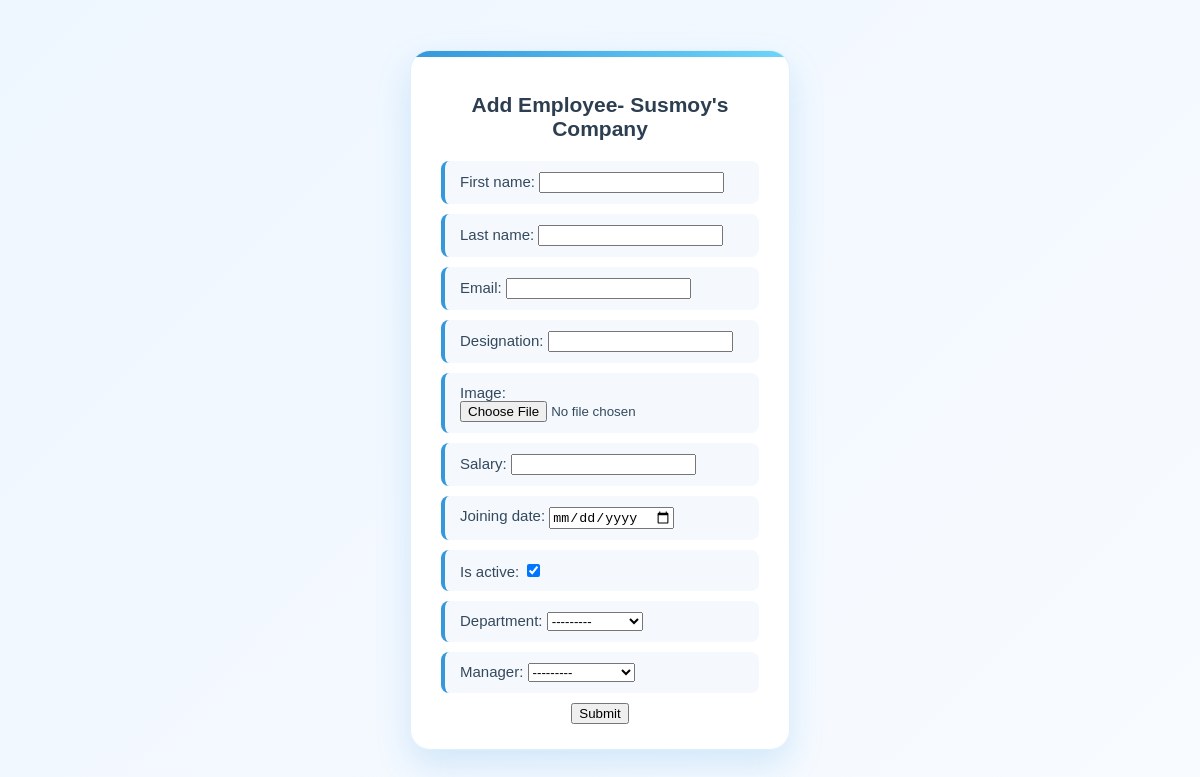
The app's page /employee/add/ with its own data.
### employees/models.py (models this page shows, shortened)
class Employee(models.Model):
    first_name = models.CharField(max_length=50)
    last_name = models.CharField(max_length=50)
    email = models.CharField(unique=True)
    designation = models.CharField(max_length=50)
    image = models.ImageField(upload_to='emp_images', default='images.jpg')
    salary = models.IntegerField()
    joining_date = models.DateField()
    is_active = models.BooleanField(default=True)
    department = models.ForeignKey(Department, on_delete = models.SET_NULL, blank=True, null = True)
    manager = models.ForeignKey("self", on_delete = models.SET_NULL, blank=True, null = True)
    def __str__(self):
        return f"{self.first_name} {self.last_name}"

### employees/views.py (the view, shortened to what this page needs)
# urls.py: path('add/', views.add_employee, name='add_employee'),
def add_employee(request):
    form = EmployeeForm()
    context = {
        'form' : form,
    }
    return render(request, 'add_employee.html', context)

### employees/forms.py
class EmployeeForm(forms.ModelForm):
    class Meta:
        model = Employee
        fields = '__all__'
        widgets = {
            'joining_date': forms.DateInput(attrs = {'type' : 'date'})
        }

### employees/models.py (called while the page is built)
    def __str__(self):
        return f"{self.name} - {self.location}"

### templates/add_employee.html (shortened to what this page needs)
{% load static %}
<!DOCTYPE html>
<html lang="en">
<head>
    <link rel="stylesheet" href="{% static 'css/style.css' %}">
    <link rel="stylesheet"
          href="https://cdnjs.cloudflare.com/ajax/libs/font-awesome/4.7.0/css/font-awesome.min.css">
</head>
<body>
    <div class="center-container">
        <h2>Add Employee- Susmoy's Company</h2>
        <form action="{% url 'add_employee' %}" method="POST" enctype="multipart/form-data">
            {{ form.as_p }}
            <button type="submit">Submit</button>
        </form>
    </div>
</body>
</html>

### employees_main/static/css/style.css (style rules this page uses)
* { box-sizing: border-box; }
body { background: linear-gradient(135deg, #eef6ff, #f8fbff); font-family: Arial, sans-serif; margin: 0; padding: 0; color: #2c3e50; }
.center-container { position: relative; width: 380px; margin: 50px auto; padding: 25px 30px; background: rgba(255, 255, 255, 0.95); border-radius: 20px; text-align: center; overflow: hidden; box-shadow: 0 15px 35px rgba(52, 152, 219, 0.18); border: 1px solid rgba(52, 152, 219, 0.15); }
.center-container::after { content: ""; position: absolute; top: 0; left: 0; width: 100%; height: 6px; background: linear-gradient(90deg, #3498db, #6dd5fa); }
.center-container h2 { color: #2c3e50; font-size: 21px; margin-bottom: 20px; }
.center-container p { background: #f5f9fd; padding: 11px 15px; margin: 10px 0; border-radius: 8px; border-left: 4px solid #3498db; color: #34495e; font-size: 15px; text-align: left; transition: 0.3s; }

### records on screen
Employee: is_active "☑", department "---------", manager "---------"
